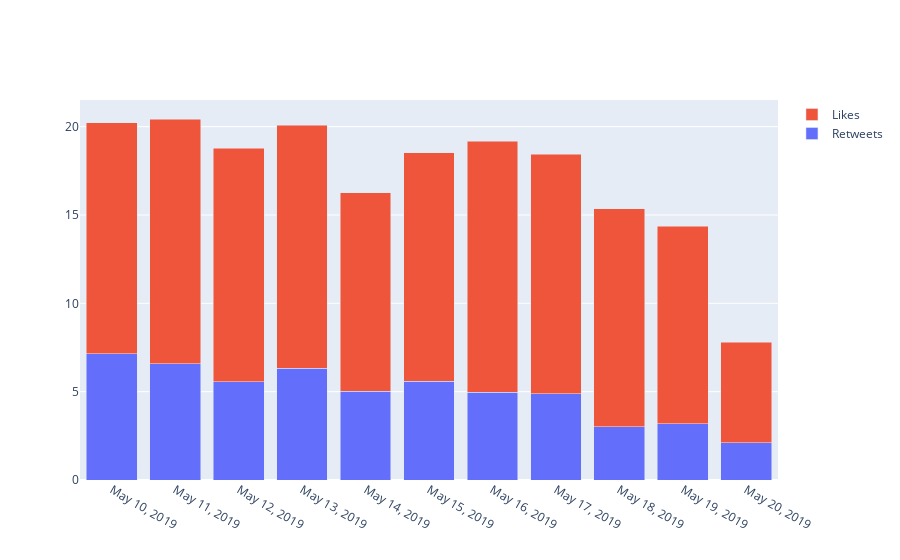

The notebook cell this image was saved under:
### Markdown cell above
<h1>SECTION 3 ROUGH DRAFT </h1>
Data visualization
We're mainly going to be exploring retweets and likes 
We're going to assume utc on all times since datetime is not specified.
Check https://developer.twitter.com/en/docs/ads/general/guides/timezones.html for proof that twitter stores in utc
 were going to.
 1. gather data with created at tweet date and retweet count and like count
  - group by day for each
  - Take the day with the most retweets and do a group by hour on that time
 2. then we are going to look at account created at retweet count and like count
   - we can do a group by year here

### Code cell
#df.groupby(by=[df.created_at.month, df.created_at.year])
#turn these into graphs
import plotly.graph_objs as go
import plotly.express as px
tips = px.data.tips()
groups = df.set_index('created_at').groupby(pd.Grouper(freq='D')).mean()
strs = [pd.to_datetime(i).strftime("%B %d, %Y") for i in groups.index.values]
fig = go.Figure(data = [
    go.Bar(
        name='Retweets',
        x= strs, # assign x as the dataframe column 'x'
        y=groups['retweet_count']
    ),
    go.Bar(
        name='Likes',
        x=strs, # assign x as the dataframe column 'x'
        y=groups['favorite_count']
    )
])
fig.update_layout(barmode='stack')
fig.show()

### Figure 1 — Plotly figure (JSON) as saved in the notebook; plotly's stock layout.template omitted (floating-point values rounded to 4 significant figures)
{"data": [{"name": "Retweets", "type": "bar", "x": ["May 10, 2019", "May 11, 2019", "May 12, 2019", "May 13, 2019", "May 14, 2019", "May 15, 2019", "May 16, 2019", "May 17, 2019", "May 18, 2019", "May 19, 2019", "May 20, 2019"], "y": [7.149, 6.586, 5.549, 6.33, 5.019, 5.588, 4.961, 4.89, 3.0, 3.171, 2.099]}, {"name": "Likes", "type": "bar", "x": ["May 10, 2019", "May 11, 2019", "May 12, 2019", "May 13, 2019", "May 14, 2019", "May 15, 2019", "May 16, 2019", "May 17, 2019", "May 18, 2019", "May 19, 2019", "May 20, 2019"], "y": [13.07, 13.85, 13.23, 13.75, 11.24, 12.93, 14.22, 13.54, 12.34, 11.18, 5.698]}], "layout": {"barmode": "stack"}}
